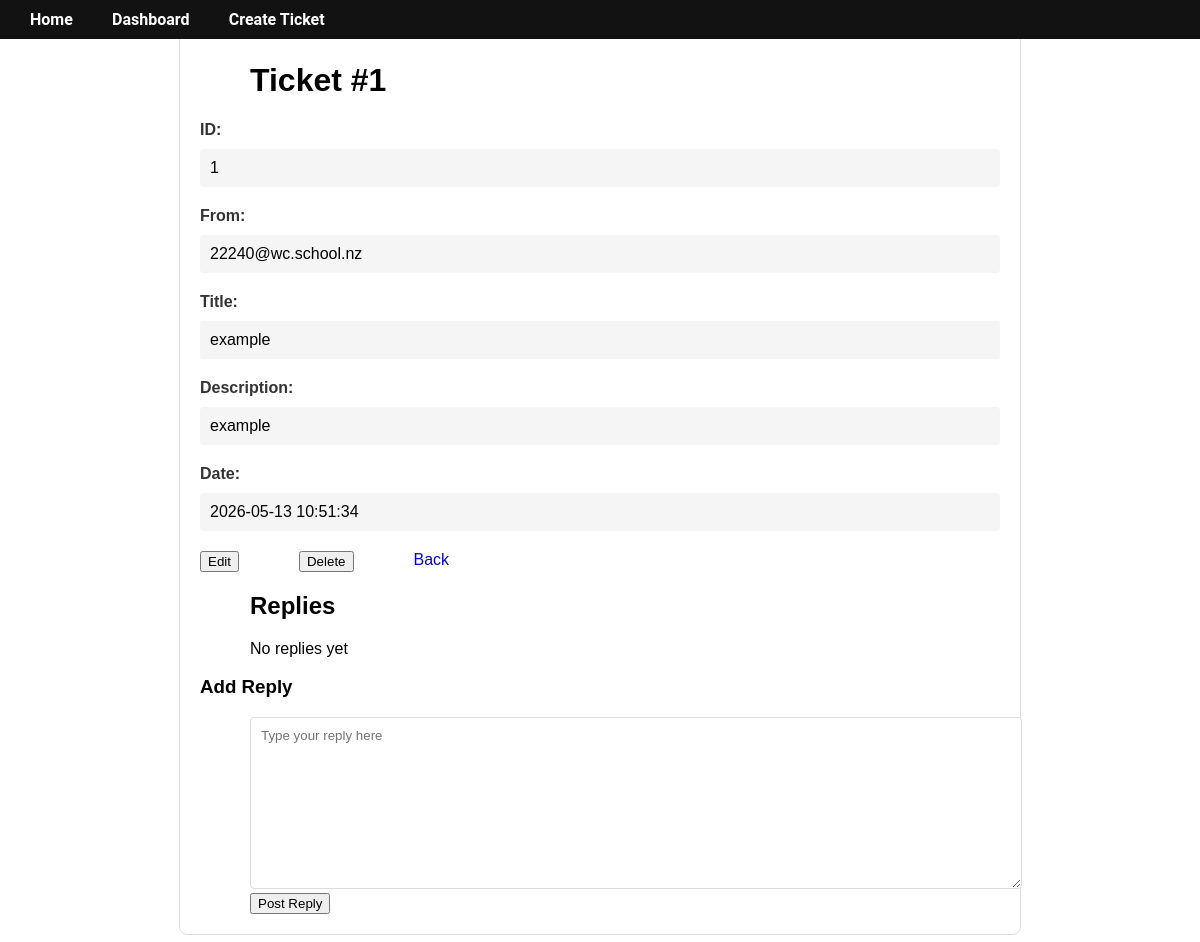
The app's page /ticket/1 (signed in) with its own data.
### tables this page shows
CREATE TABLE "tickets"
(
    ticket_id   integer
        constraint tickets_pk
            primary key,
    ticket_user text
        constraint tickets_user_user_id_fk
            references user,
    ticket_time integer,
    ticket_type text,
    ticket_desc text
);

### app.py (the view, shortened to what this page needs)
@app.route("/ticket/<int:ticket_id>", methods=['GET', 'POST'])
def render_ticket_detail(ticket_id):
    user_email = session.get("user_email")
    if not user_email:
        return redirect("/login")
    con = connect_database(DATABASE)
    cur = con.cursor()
    cur.execute("SELECT ticket_id, ticket_user, ticket_type, ticket_desc, ticket_time FROM tickets "
                "WHERE ticket_id = ?", (ticket_id,))
    ticket = cur.fetchone()
    cur.execute("SELECT reply_id, reply_user, reply_text, reply_time FROM replies "
                "WHERE ticket_id = ? ORDER BY reply_time DESC", (ticket_id,))
    replies = cur.fetchall()
    con.close()
    if not ticket:  # redirects user if ticket doesn't exist
        return redirect("/dashboard?error=ticket+not+found")
    user_type = session.get("user_type")
    if user_type != "admin" and ticket[1] != user_email:  # if isn't ticket creator or isn't admin, access is denied
        return redirect("/dashboard?error=unauthorized")
    return render_template('ticket_detail.html', ticket=ticket, replies=replies)

### app.py (called while the page is built)
@app.template_filter()
def format_datetime(timestamp):
    formatted_datetime = datetime.fromtimestamp(int(timestamp))  # converts unix timestamp to standard datetime
    return formatted_datetime

def connect_database(db_file):
    try:
        connection = sqlite3.connect(db_file)
        return connection
    except Error as e:
        print(e)
        print("error has occurred while connecting to the database")
    return

### templates/ticket_detail.html (shortened to what this page needs)
<!DOCTYPE html>
<html lang="en">
<head>
    <link rel="stylesheet" href="/static/style.css">
</head>
<body>
<nav>
    <div class="nav-links">
        <a href="/home">Home</a>
        <a href="/dashboard">Dashboard</a>
        <a href="/addticket">Create Ticket</a>
    </div>
</nav>
<div class="ticket-detail-box">
    <h1>Ticket #{{ ticket[0] }}</h1>
    <div class="ticket-info">
        <label>ID:</label>
        <p>{{ ticket[0] }}</p>
    </div>
    <div class="ticket-info">
        <label>From:</label>
        <p>{{ ticket[1] }}</p>
    </div>
    <div class="ticket-info">
        <label>Title:</label>
        <p>{{ ticket[2] }}</p>
    </div>
    <div class="ticket-info">
        <label>Description:</label>
        <div id="description-view">
            <p>{{ ticket[3] }}</p>
        </div>
    </div>
    <div class="ticket-info">
        <label>Date:</label>
        <p>{{ ticket[4]|format_datetime }}</p>
    </div>
    <div class="button-group">
        <button type="button" onclick="toggleEdit()">Edit</button>
        <form method="POST">
            <button type="submit" name="action" value="delete" onclick="return confirm('Delete this?');">Delete</button>
        </form>
        <a href="/dashboard">Back</a>
    </div>
    <div>
        <h2>Replies</h2>
        {% if replies %}
            {% for reply in replies %}
            <div class="reply-box">
                <p><strong>{{ reply[1] }}</strong></p>
                <p>{{ reply[2] }}</p>
                <p>{{ reply[3]|format_datetime }}</p>
            </div>
            {% endfor %}
        {% else %}
            <p>No replies yet</p>
        {% endif %}
        <h3>Add Reply</h3>
        <form method="POST" action="/addreply/{{ ticket[0] }}">
            <textarea name="reply_text" required placeholder="Type your reply here"></textarea>
            <button type="submit">Post Reply</button>
        </form>
    </div>
</div>
</body>
</html>

### static/style.css (style rules this page uses)
body { font-family: Arial, sans-serif; }
nav { position: fixed; top: 0; left: 0; width: 100%; z-index: 10; background: #121212; }
.nav-links { display: flex; gap: 1.2rem; padding-left: 20px; }
.nav-links a { all: unset; cursor: pointer; color: #ffffff; font-family: 'Roboto', sans-serif; font-size: 1rem; font-weight: 600; transition: opacity 0.3s ease; padding: 10px; }
a { text-decoration: none; padding-left: 50px; padding-right: 50px; }
form { padding-left: 50px; }
h1, h2, p { padding-left: 50px; }
.ticket-detail-box { max-width: 800px; margin: 20px auto; padding: 20px; border: 1px solid #ddd; border-radius: 8px; }
.ticket-info { margin-bottom: 20px; }
.ticket-info label { font-weight: bold; color: #333; }
.ticket-info p { margin: 10px 0; padding: 10px; background-color: #f5f5f5; border-radius: 4px; }
.button-group { display: flex; gap: 10px; margin-top: 20px; }
textarea { width: 100%; padding: 10px; border: 1px solid #ddd; border-radius: 4px; font-family: Arial, sans-serif; min-height: 150px; }

### records on screen
tickets: ticket_id "1", ticket_user "22240@wc.school.nz", ticket_type "example", ticket_desc "example", ticket_time "2026-05-13 10:51:34"
